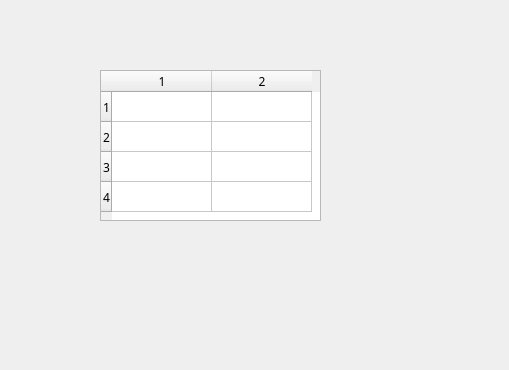
<?xml version="1.0" encoding="UTF-8"?>
<ui version="4.0">
 <class>Dialog</class>
 <widget class="QDialog" name="Dialog">
  <property name="geometry">
   <rect>
    <x>0</x>
    <y>0</y>
    <width>509</width>
    <height>370</height>
   </rect>
  </property>
  <property name="font">
   <font>
    <family>Monaco</family>
    <pointsize>9</pointsize>
   </font>
  </property>
  <property name="windowTitle">
   <string>Dialog</string>
  </property>
  <widget class="QTableWidget" name="tableWidget">
   <property name="geometry">
    <rect>
     <x>100</x>
     <y>70</y>
     <width>221</width>
     <height>151</height>
    </rect>
   </property>
   <property name="frameShadow">
    <enum>QFrame::Sunken</enum>
   </property>
   <property name="gridStyle">
    <enum>Qt::SolidLine</enum>
   </property>
   <property name="rowCount">
    <number>4</number>
   </property>
   <property name="columnCount">
    <number>2</number>
   </property>
   <attribute name="horizontalHeaderCascadingSectionResizes">
    <bool>false</bool>
   </attribute>
   <row/>
   <row/>
   <row/>
   <row/>
   <column/>
   <column/>
  </widget>
 </widget>
 <resources/>
 <connections/>
</ui>
